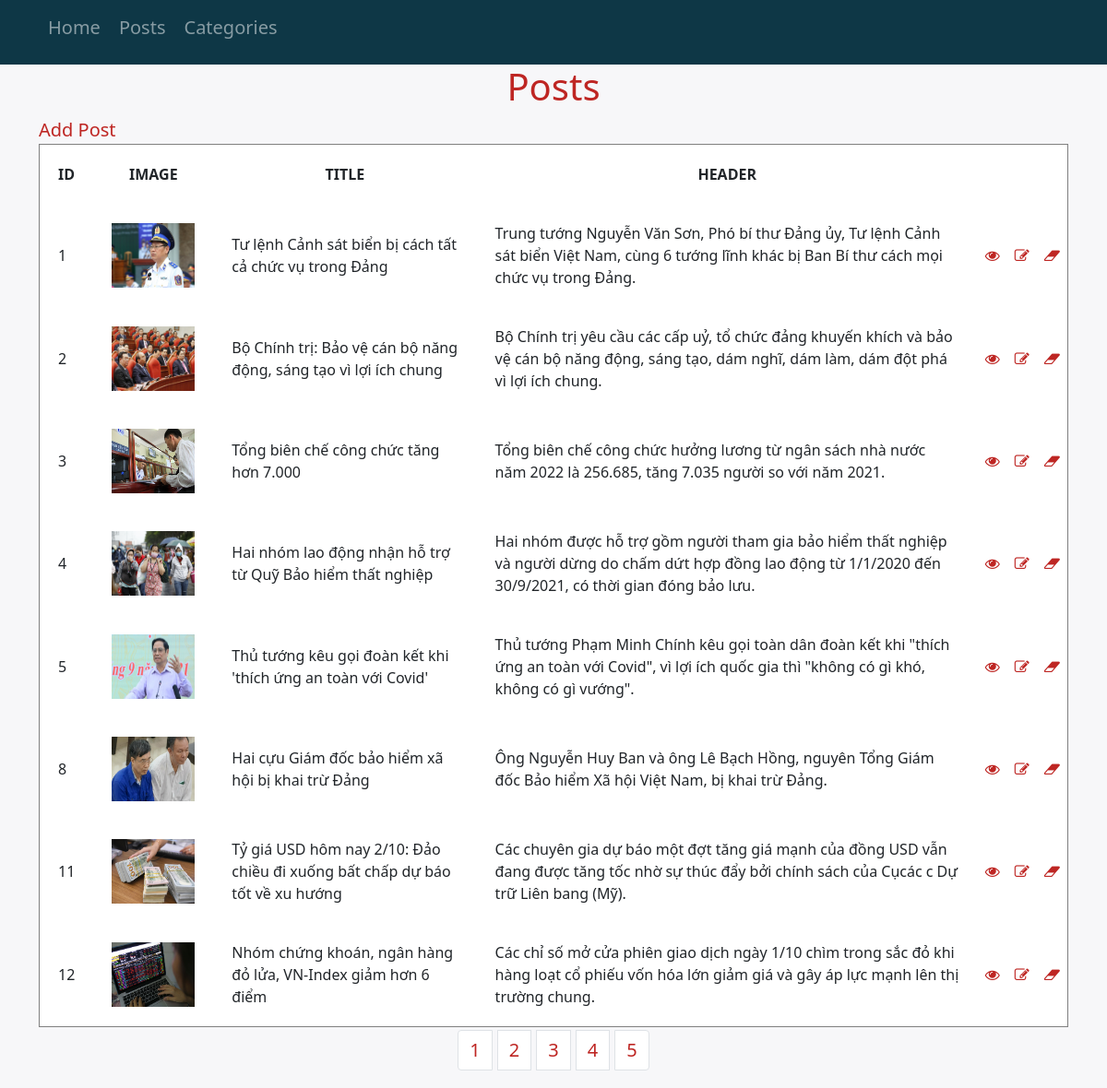
The app's page /admin/posts_view.php with its own data.
### tables this page shows
CREATE TABLE `post` (
  `ID_POST` int(11) NOT NULL,
  `TITLE` varchar(500) NOT NULL,
  `SAPO` text NOT NULL,
  `IMAGE1` varchar(500) NOT NULL,
  `IMAGE2` varchar(500) NOT NULL,
  `IMAGE3` varchar(500) NOT NULL,
  `CONTENT` text NOT NULL,
  `ID_CATEGORY` int(11) NOT NULL,
  `DATE_UP` datetime NOT NULL
);

### admin/posts_view.php (the view, shortened to what this page needs)
<!DOCTYPE html>
<html lang="en">
<head>
    <link rel="stylesheet" href="https://cdnjs.cloudflare.com/ajax/libs/font-awesome/4.7.0/css/font-awesome.min.css">
    <link rel="stylesheet" href="./public/css/bootstrap.min.css">
    <link rel="stylesheet" href="./public/css/post.css">
</head>
<?php
    require 'posts_connect.php';
    $limit = 8;
        if (isset($_GET["page"])) {
            $page  = $_GET["page"];
            }
            else{
            $page=1;
            };
        $start = ($page-1) * $limit;
        $resulte = mysqli_query($conn,"SELECT * FROM post ORDER BY ID_POST ASC LIMIT $start, $limit");
    ?>
<body>
    <?php
    include 'header_admin.php';
    ?>
    <section class="body">
        <div class="container">
            <div class="title">
                <h1>Posts</h1>
            </div>
            <div class="link">
                <a href="posts_add.php">
                    Add Post
                </a>
            </div>
            <table border="1" class="post">
                <tr>
                    <th>ID</th>
                    <th>IMAGE</th>
                    <th>TITLE</th>
                    <th>HEADER</th>
                </tr>
                <?php
                    while($row=mysqli_fetch_array($resulte)){
                ?>
                <tr>
                    <td><?php echo $row['ID_POST']; ?></td>
                    <td><?php echo "<img src='../public/images/".$row['IMAGE1']."' height=70px width = 90px>"?></td>
                    <td><?php echo $row['TITLE']; ?></td>
                    <td><?php echo $row['SAPO']; ?></td>
                    <td class="icon"><a href="../pages/detail?idPost=<?php echo $row['ID_POST']; ?>"><i
                                class="fa fa-eye" aria-hidden="true" title="View"></i></a></td>
                    <td class="icon"><a href="posts_edit.php?ID_POST=<?php echo $row['ID_POST']; ?>"><i
                                class="fa fa-pencil-square-o" aria-hidden="true" title="Edit"></i></a></td>
                    <td class="icon"><a href="posts_delete.php?ID_POST=<?php echo $row['ID_POST']; ?>"><i
                                class="fa fa-eraser" aria-hidden="true" title="Delete"></i></a></td>
                </tr>
                <?php
    }
    ?>
            </table>
            <?php include 'pagination.php';?>
        </div>
    </section>
</body>
</html>

### admin/header_admin.php
<section class="header">
    <div class="container">
        <div class="header-menu">
            <ul>
                <li><a href="../index.php">Home</a></li>
                <li><a href="posts_view.php">Posts</a></li>
                <li><a href="cate_view.php">Categories</a></li>
            </ul>
        </div>
    </div>
</section>

### admin/pagination.php
<?php
    include 'posts_connect.php';
    $limit = 6;
    $result_db = mysqli_query($conn,"SELECT COUNT(ID_POST) FROM post");
    $row_db = mysqli_fetch_row($result_db);
    $total_records = $row_db[0];
    $total_pages = ceil($total_records / $limit);
    $pagLink = "<ul class='pagination' style='justify-content: center;'>";
    for ($i=1; $i<=$total_pages; $i++) {
                  $pagLink .= "<li style='display: inline; margin: 3px; font-size: 20px;'
                  class='page-item'><a class='page-link' style='color: #be2623;' href='posts_view.php?page=".$i."'>".$i."</a></li>";
    }
    echo $pagLink . "</ul>";
?>

### admin/public/css/post.css (style rules this page uses)
* { padding: 0; margin: 0; }
body { background: #f7f7f9; }
ul { list-style: none; }
a { text-decoration: none; }
.header { background: #0e3746; height: 70px; }
.header .header-menu ul { display: flex; padding: 15px 0; margin: 0; }
.header .header-menu ul li { padding: 0 10px; }
.header .header-menu ul li a { color: rgba(255, 255, 255, 0.5); font-size: 20px; font-weight: 500; transition: 0.3s; }
.body .title h1 { color: #be2623; text-align: center; }
.body table { background: #fff; }
.body .link { width: auto; }
.body .link a { font-size: 20px; color: #be2623; }
.body table tr th { padding: 20px; text-align: center; }
.body table tr td { padding: 20px; }
.body table tr .icon { padding: 8px; }
.body table tr .icon a i { color: #be2623; }

### records on screen
post: ID_POST "1", IMAGE1 (picture), TITLE "Tư lệnh Cảnh sát biển bị cách tất cả chức vụ trong Đảng", SAPO "Trung tướng Nguyễn Văn Sơn, Phó bí thư Đảng ủy, Tư lệnh Cảnh sát biển Việt Nam, cùng 6 tướng lĩnh khác bị Ban Bí thư cách mọi chức vụ trong Đảng."
post: ID_POST "2", IMAGE1 (picture), TITLE "Bộ Chính trị: Bảo vệ cán bộ năng động, sáng tạo vì lợi ích chung", SAPO "Bộ Chính trị yêu cầu các cấp uỷ, tổ chức đảng khuyến khích và bảo vệ cán bộ năng động, sáng tạo, dám nghĩ, dám làm, dám đột phá vì lợi ích chung."
post: ID_POST "3", IMAGE1 (picture), TITLE "Tổng biên chế công chức tăng hơn 7.000", SAPO "Tổng biên chế công chức hưởng lương từ ngân sách nhà nước năm 2022 là 256.685, tăng 7.035 người so với năm 2021."
post: ID_POST "4", shows a picture, TITLE "Hai nhóm lao động nhận hỗ trợ từ Quỹ Bảo hiểm thất nghiệp", SAPO "Hai nhóm được hỗ trợ gồm người tham gia bảo hiểm thất nghiệp và người dừng do chấm dứt hợp đồng lao động từ 1/1/2020 đến 30/9/2021, có thời gian đóng bảo lưu."
post: ID_POST "5", shows a picture, TITLE "Thủ tướng kêu gọi đoàn kết khi 'thích ứng an toàn với Covid'", SAPO "Thủ tướng Phạm Minh Chính kêu gọi toàn dân đoàn kết khi \"thích ứng an toàn với Covid\", vì lợi ích quốc gia thì \"không có gì khó, không có gì vướng\"."
post: ID_POST "8", IMAGE1 (picture), TITLE "Hai cựu Giám đốc bảo hiểm xã hội bị khai trừ Đảng", SAPO "Ông Nguyễn Huy Ban và ông Lê Bạch Hồng, nguyên Tổng Giám đốc Bảo hiểm Xã hội Việt Nam, bị khai trừ Đảng."
post: ID_POST "11", shows a picture, TITLE "Tỷ giá USD hôm nay 2/10: Đảo chiều đi xuống bất chấp dự báo tốt về xu hướng", SAPO "Các chuyên gia dự báo một đợt tăng giá mạnh của đồng USD vẫn đang được tăng tốc nhờ sự thúc đẩy bởi chính sách của Cụcác c Dự trữ Liên bang (Mỹ)."
post: ID_POST "12", IMAGE1 (picture), TITLE "Nhóm chứng khoán, ngân hàng đỏ lửa, VN-Index giảm hơn 6 điểm", SAPO "Các chỉ số mở cửa phiên giao dịch ngày 1/10 chìm trong sắc đỏ khi hàng loạt cổ phiếu vốn hóa lớn giảm giá và gây áp lực mạnh lên thị trường chung."
